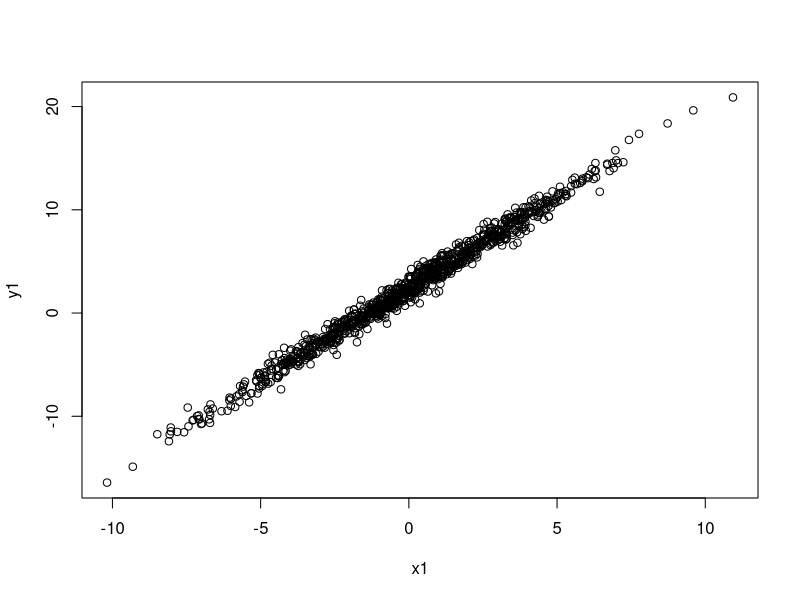
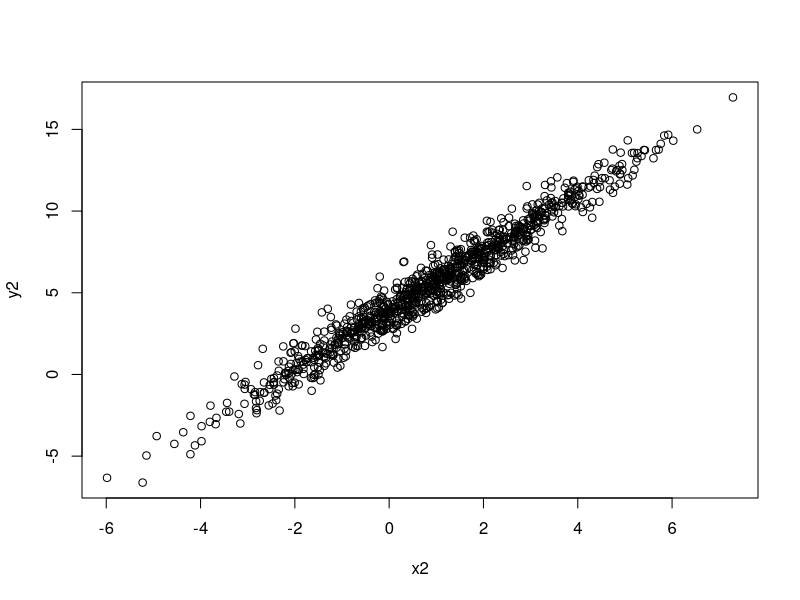
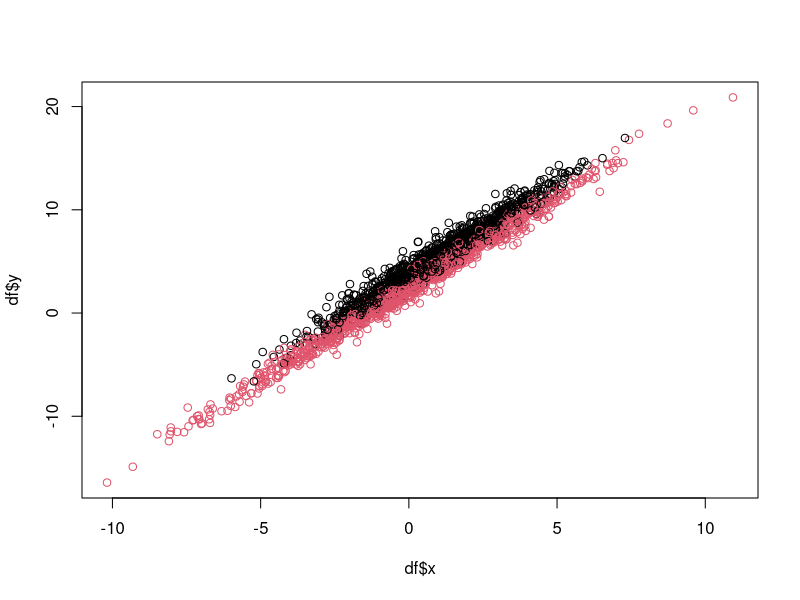
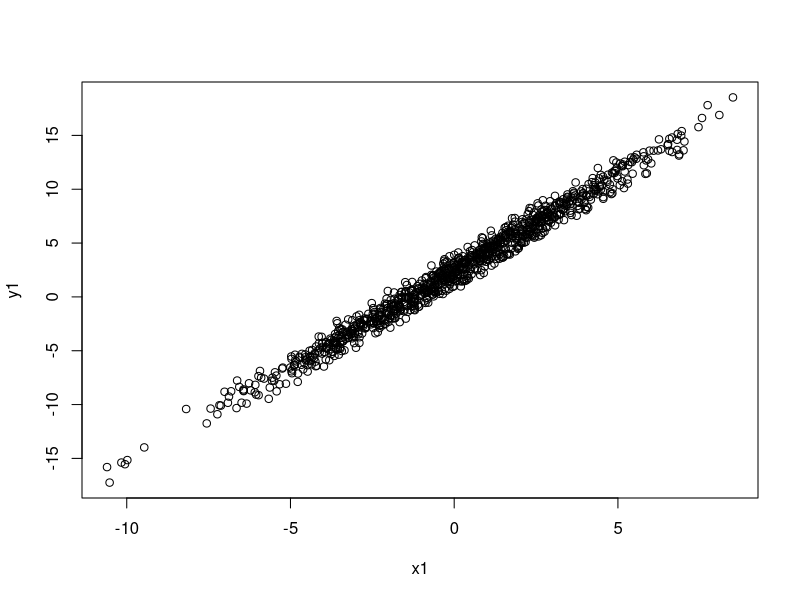
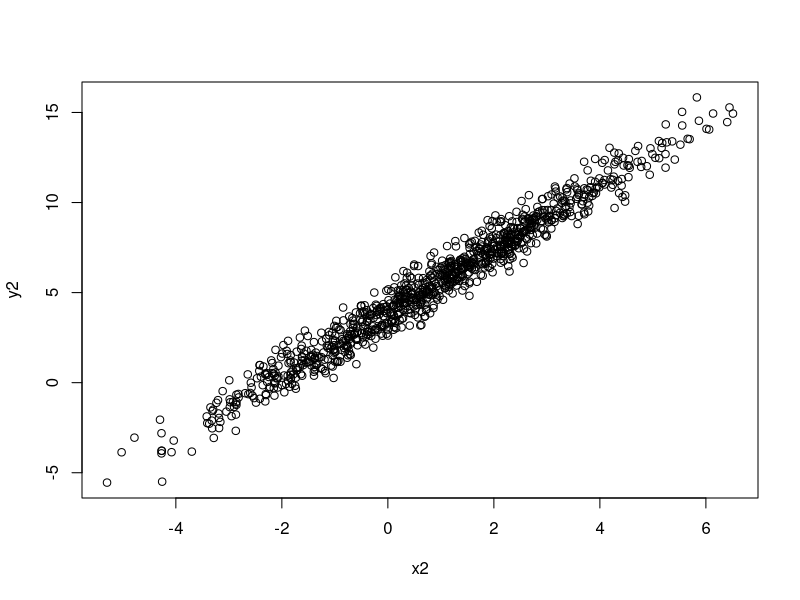
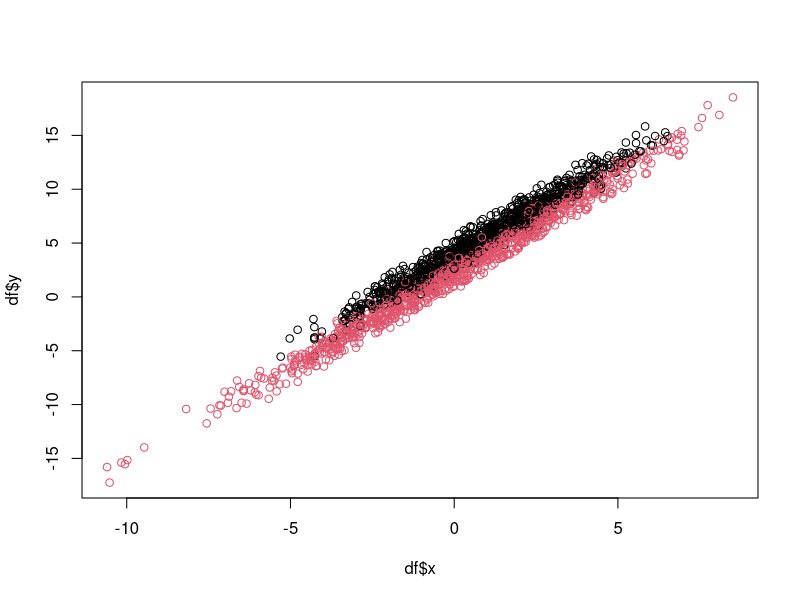

R code for these plots, in order:

x1 = rnorm(1000, 0, 3)
y1 = 2.3789 + 1.78*x1 + rnorm(100, sd=0.7)
plot(x1 , y1)

x2 = rnorm(1000, 1, 2)
y2 = 3.9789 + 1.78*x2 + rnorm(100, sd=0.7)
plot(x2 , y2)

df1 = data.frame(y=y1, x=x1, status='UAB')
df2 = data.frame(y=y2, x=x2, status='II')
df = rbind(df1, df2)[sample(2000),]

plot(df$x, df$y, col=(df$status=='UAB')*1+1)


write.csv(df, file='train.csv')



x1 = rnorm(1000, 0, 3)
y1 = 2.3789 + 1.78*x1 + rnorm(100, sd=0.7)
plot(x1 , y1)

x2 = rnorm(1000, 1, 2)
y2 = 3.9789 + 1.78*x2 + rnorm(100, sd=0.7)
plot(x2 , y2)

df1 = data.frame(y=y1, x=x1, status='UAB')
df2 = data.frame(y=y2, x=x2, status='II')
df = rbind(df1, df2)[sample(2000),]

plot(df$x, df$y, col=(df$status=='UAB')*1+1)

write.csv(df, file='test.csv')